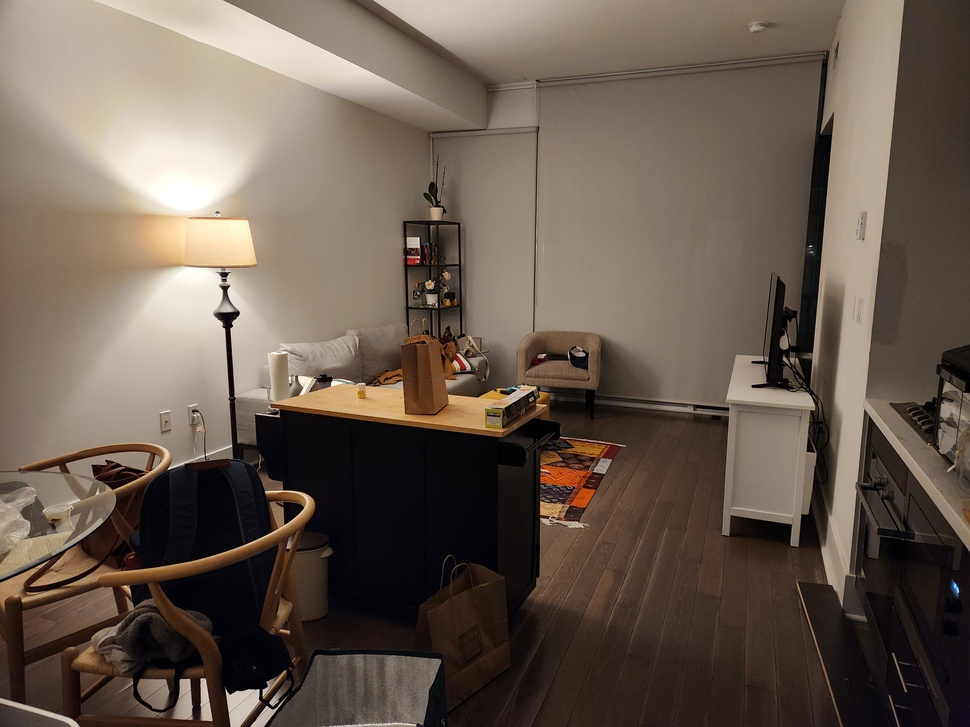
#> input picture my_pa_lite/view_1.jpg, 970 x 727 px, shrunk from 4000 x 3000 before the run
$ python greenscreen_detector_v2_1.py   (older library calls are emulated)
#> lines starting #> are read from the running program, lines starting #| are printed output that depends on the picture; after the words box and inside, x2 and y2 are one past the last pixel; in counts of white or black regions, pixels touching at a corner belong together
"""
Greenscreen Area Detector v2.1 - Balanced Detection with Debug Mode
Intelligently identifies greenscreen-suitable areas while excluding furniture.
Includes debug visualization to troubleshoot detection issues.
"""

import cv2
import numpy as np
from pathlib import Path
from typing import List, Tuple, Dict
import json

try:
    import matplotlib.pyplot as plt
    import matplotlib.patches as patches
    MATPLOTLIB_AVAILABLE = True
except ImportError:
    MATPLOTLIB_AVAILABLE = False
    print("Warning: matplotlib not available")


class SmartGreenscreenDetector:
    """
    Enhanced detector with balanced thresholds and debug capabilities.
    """

    def __init__(self):
        self.results = []

    def analyze_image(self, image_path: str,
                     min_area_ratio: float = 0.05,
                     max_area_ratio: float = 0.6,
                     debug_output_dir: str = None) -> Dict:
        """
        Analyze image for greenscreen-suitable areas.

        Args:
            image_path: Path to image
            min_area_ratio: Minimum zone size (5% of image)
            max_area_ratio: Maximum zone size (60% of image)
            debug_output_dir: If provided, save debug visualizations
        """
#> called with image_path = 'view_1.jpg', min_area_ratio = 0.05, max_area_ratio = 0.6
        print(f"\n{'='*60}")
        print(f"Analyzing: {Path(image_path).name}")
        print(f"{'='*60}")

        # Load image
        img = cv2.imread(image_path)
#> img is the input picture: shape (727, 970, 3); mean B, G, R 80.1, 91.9, 106.5
        if img is None:
            raise ValueError(f"Could not load: {image_path}")

        img_rgb = cv2.cvtColor(img, cv2.COLOR_BGR2RGB)
        h, w = img_rgb.shape[:2]

        # STEP 1: Detect and exclude furniture/objects
        print("→ Detecting furniture and obstacles...")
        obstacle_mask = self._detect_obstacles(img_rgb)
        print(f"  Obstacle coverage: {np.sum(obstacle_mask > 0) / (h*w) * 100:.1f}%")

        # STEP 2: Find wall-like surfaces
        print("→ Identifying wall surfaces...")
        wall_mask = self._detect_walls(img_rgb)
        print(f"  Wall-like area: {np.sum(wall_mask > 0) / (h*w) * 100:.1f}%")

        # STEP 3: Find highly uniform regions
        print("→ Analyzing color uniformity...")
        uniform_mask = self._detect_uniform_regions_balanced(img_rgb)
        print(f"  Uniform area: {np.sum(uniform_mask > 0) / (h*w) * 100:.1f}%")

        # Save debug images if requested
        if debug_output_dir:
            debug_dir = Path(debug_output_dir)
            debug_dir.mkdir(exist_ok=True)
            img_name = Path(image_path).stem

            cv2.imwrite(str(debug_dir / f"{img_name}_1_obstacles.png"), obstacle_mask)
            cv2.imwrite(str(debug_dir / f"{img_name}_2_walls.png"), wall_mask)
            cv2.imwrite(str(debug_dir / f"{img_name}_3_uniform.png"), uniform_mask)
            print(f"  Debug images saved to: {debug_dir}")

        # STEP 4: Combine criteria
        print("→ Finding valid greenscreen zones...")
        # Must be: wall-like AND uniform AND NOT obstructed
        valid_mask = cv2.bitwise_and(wall_mask, uniform_mask)
        combined_before_obstacles = np.sum(valid_mask > 0) / (h*w) * 100
        valid_mask = cv2.bitwise_and(valid_mask, cv2.bitwise_not(obstacle_mask))
        print(f"  Combined area (before obstacle filter): {combined_before_obstacles:.1f}%")
        print(f"  Combined area (after obstacle filter): {np.sum(valid_mask > 0) / (h*w) * 100:.1f}%")

        if debug_output_dir:
            cv2.imwrite(str(debug_dir / f"{img_name}_4_combined.png"), valid_mask)

        # STEP 5: Find candidate zones
        zones = self._extract_zones(valid_mask, img_rgb)
        print(f"  Found {len(zones)} initial zones")

        # STEP 6: Filter by area
        min_area = int(w * h * min_area_ratio)
        max_area = int(w * h * max_area_ratio)
        print(f"→ Filtering zones (min: {min_area}px, max: {max_area}px)...")
        valid_zones = [z for z in zones if min_area <= z['area'] <= max_area]
        print(f"  {len(valid_zones)} zones after size filter")

        # STEP 7: Quality check each zone
        print("→ Quality checking zones...")
        checked_zones = self._quality_check_zones_relaxed(valid_zones, img_rgb, obstacle_mask)
        print(f"  {len(checked_zones)} zones after quality check")

        # STEP 8: Rank zones
        print("→ Ranking zones...")
        ranked_zones = self._rank_zones_v2(checked_zones, w, h)

        result = {
            'image_path': image_path,
            'image_size': (w, h),
            'zones': ranked_zones,
            'zone_count': len(ranked_zones)
        }

        self.results.append(result)

        print(f"\n✓ Found {len(ranked_zones)} suitable greenscreen zones")
        return result

    def _detect_obstacles(self, img: np.ndarray) -> np.ndarray:
        """
        Detect furniture, objects, and other obstacles.
        Uses edge density and texture analysis.
        """
        gray = cv2.cvtColor(img, cv2.COLOR_RGB2GRAY)

        # High edge density = furniture/objects
        edges = cv2.Canny(gray, 30, 100)
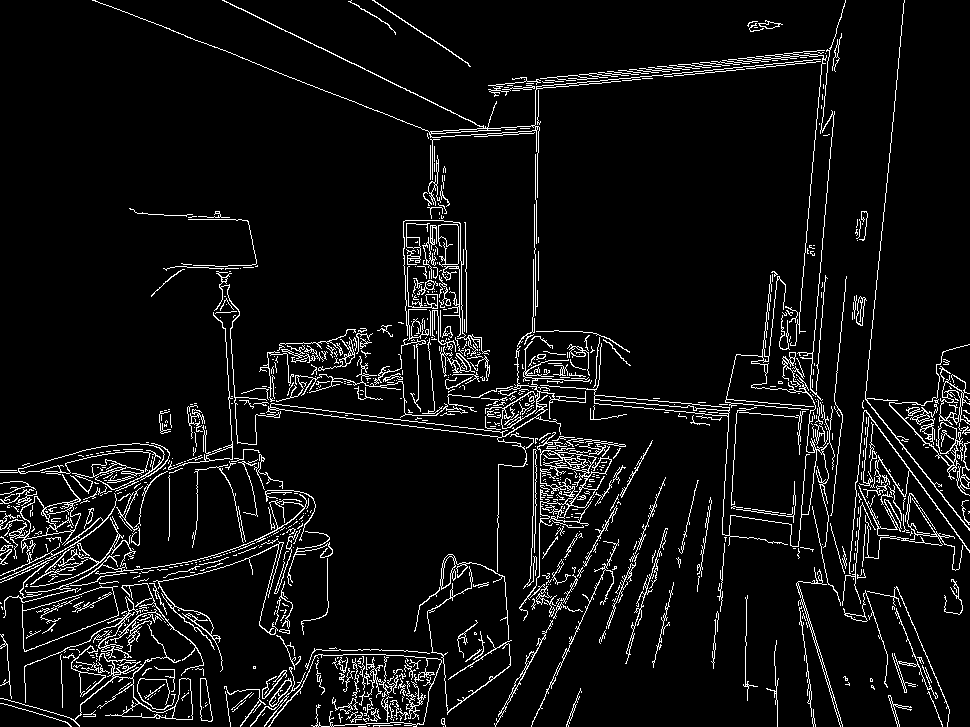
#> edges: shape (727, 970); 6.4% white in thin lines or dots

        # Count edges in local windows
        kernel_size = 31
        kernel = np.ones((kernel_size, kernel_size), np.float32) / (kernel_size ** 2)
        edge_density = cv2.filter2D(edges.astype(np.float32), -1, kernel)

        # High edge density = obstacles
        obstacle_mask = (edge_density > 15).astype(np.uint8) * 255
#> obstacle_mask: shape (727, 970); 41.1% white; 10 white regions (1 under 20 px), largest, box (x1, y1, x2, y2) and area: (0, 11, 970, 727) 281293, (414, 549, 507, 627) 3993, (352, 0, 409, 30) 1133

        # Also detect high-contrast objects
        blurred = cv2.GaussianBlur(gray, (21, 21), 0)
        contrast = cv2.absdiff(gray, blurred)
        high_contrast = (contrast > 30).astype(np.uint8) * 255
#> high_contrast: shape (727, 970); 4.7% white in thin lines or dots

        # Combine
        obstacle_mask = cv2.bitwise_or(obstacle_mask, high_contrast)
#> obstacle_mask: shape (727, 970); 41.4% white; 45 white regions (37 under 20 px), largest, box (x1, y1, x2, y2) and area: (0, 0, 970, 727) 283731, (414, 549, 507, 627) 3993, (352, 0, 422, 33) 1164

        # Dilate to create safety margins around obstacles
        kernel = np.ones((21, 21), np.uint8)
        obstacle_mask = cv2.dilate(obstacle_mask, kernel, iterations=2)
#> obstacle_mask: shape (727, 970); 69.2% white; 16 black regions (2 under 20 px), largest, box (x1, y1, x2, y2) and area: (0, 0, 398, 437) 109925, (569, 99, 793, 371) 44263, (892, 0, 970, 368) 19547
#|   Obstacle coverage: 69.2%

        return obstacle_mask

    def _detect_walls(self, img: np.ndarray) -> np.ndarray:
        """
        Detect wall-like surfaces using orientation and gradient analysis.
        """
        gray = cv2.cvtColor(img, cv2.COLOR_RGB2GRAY)
        h, w = gray.shape

        # Compute gradients
        grad_x = cv2.Sobel(gray, cv2.CV_64F, 1, 0, ksize=3)
        grad_y = cv2.Sobel(gray, cv2.CV_64F, 0, 1, ksize=3)

        # Gradient magnitude (low = flat surface)
        grad_mag = np.sqrt(grad_x**2 + grad_y**2)

        # Walls have low gradients
        wall_mask = (grad_mag < 20).astype(np.uint8) * 255
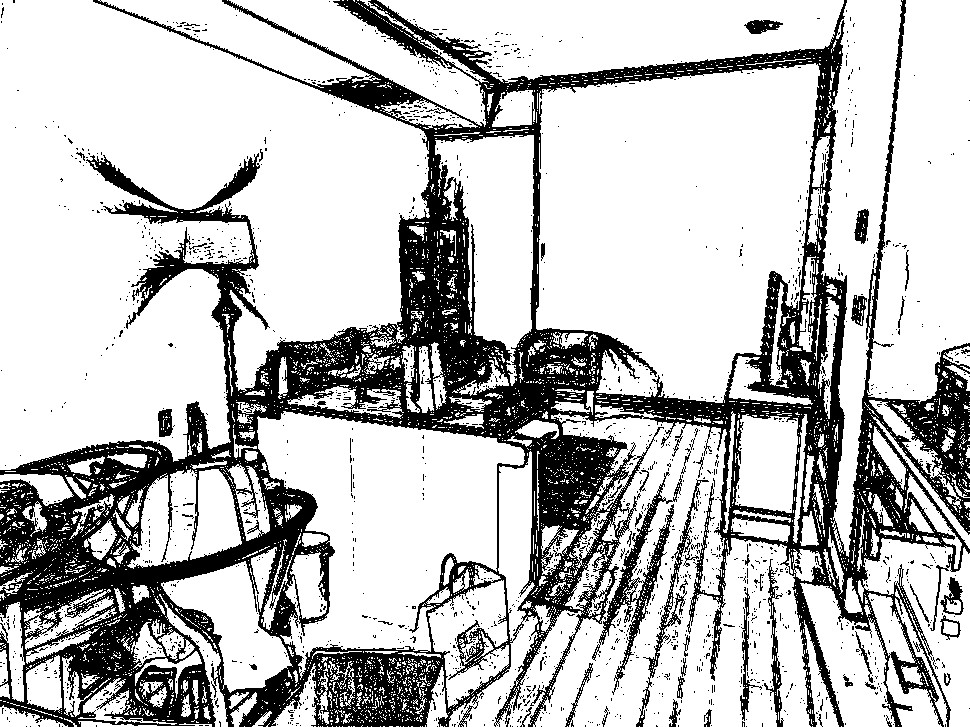
#> wall_mask: shape (727, 970); 75% white; 1710 black regions (1655 under 20 px), largest, box (x1, y1, x2, y2) and area: (0, 0, 970, 727) 161952, (592, 472, 682, 695) 3023, (636, 479, 709, 727) 1366

        # Additionally, look for large connected regions
        kernel = np.ones((15, 15), np.uint8)
        wall_mask = cv2.morphologyEx(wall_mask, cv2.MORPH_CLOSE, kernel, iterations=3)
#> wall_mask: shape (727, 970); every value is 255

        # Remove small regions
        num_labels, labels, stats, _ = cv2.connectedComponentsWithStats(wall_mask, connectivity=8)
#> labels: shape (727, 970) int32; every value is 1
#> num_labels = 2; stats = [[-1, 2147483647, 0, 0, 0], [0, 0, 970, 727, 705190]]

        filtered_mask = np.zeros_like(wall_mask)
        min_wall_area = (h * w) * 0.03  # Walls should be at least 3% of image

        for i in range(1, num_labels):
            area = stats[i, cv2.CC_STAT_AREA]
            if area >= min_wall_area:
                filtered_mask[labels == i] = 255
#> this loop made 1 pass
#> area on pass 1: 705190
#|   Wall-like area: 100.0%

        return filtered_mask

    def _detect_uniform_regions_balanced(self, img: np.ndarray) -> np.ndarray:
        """
        Balanced uniformity detection - more forgiving than strict version.
        """
        # Convert to LAB color space
        lab = cv2.cvtColor(img, cv2.COLOR_RGB2LAB)
#> lab: shape (727, 970, 3); mean of channels 0, 1, 2 99.3, 132, 136.9

        # Calculate local standard deviation
        kernel_size = 25

        uniform_masks = []
        for channel in range(3):
            ch = lab[:, :, channel].astype(np.float32)
            mean = cv2.blur(ch, (kernel_size, kernel_size))
            mean_sq = cv2.blur(ch**2, (kernel_size, kernel_size))
            std = np.sqrt(np.abs(mean_sq - mean**2))

            # More relaxed threshold (was 10, now 18)
            uniform_masks.append((std < 18).astype(np.uint8) * 255)
#> this loop made 3 passes
#> pass 1, in _detect_uniform_regions_balanced, `mean = cv2.blur(ch, (kernel_size, kernel_size))`:
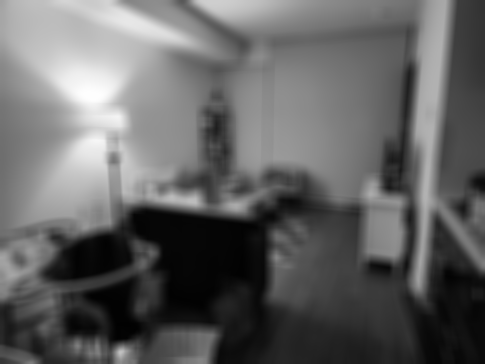
#> mean: shape (727, 970) float32 (shown at 1/2 size); min 1.69, max 255, mean 99.3
#> pass 1, in _detect_uniform_regions_balanced, `mean_sq = cv2.blur(ch**2, (kernel_size, kernel_size))`:
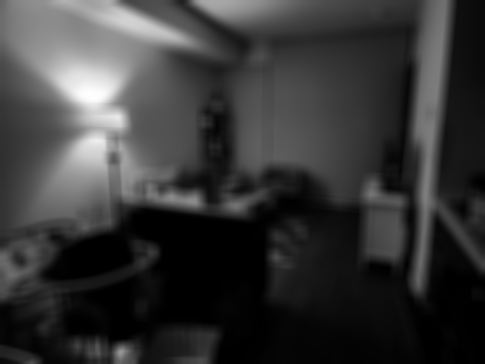
#> mean_sq: shape (727, 970) float32 (shown at 1/2 size); min 3.67, max 65020.9, mean 14063.8; drawn with min black and max white
#> after the loop:
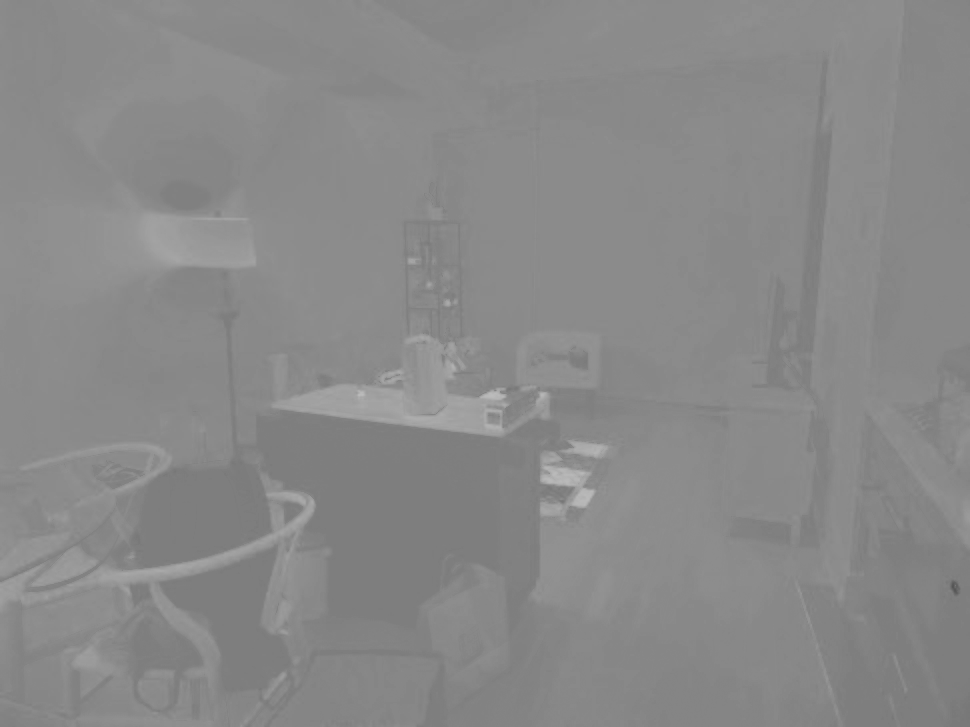
#> ch: shape (727, 970) float32; min 85, max 188, mean 136.9
#> after the loop, uniform_masks = 3 items

        # All channels must be uniform
        uniform_mask = cv2.bitwise_and(uniform_masks[0], uniform_masks[1])
#> uniform_mask: shape (727, 970); 67.3% white; 11 black regions (2 under 20 px), largest, box (x1, y1, x2, y2) and area: (0, 0, 970, 727) 212968, (342, 0, 506, 143) 6494, (218, 0, 405, 113) 6455
#> (the rest of the program and of its run is left out)
